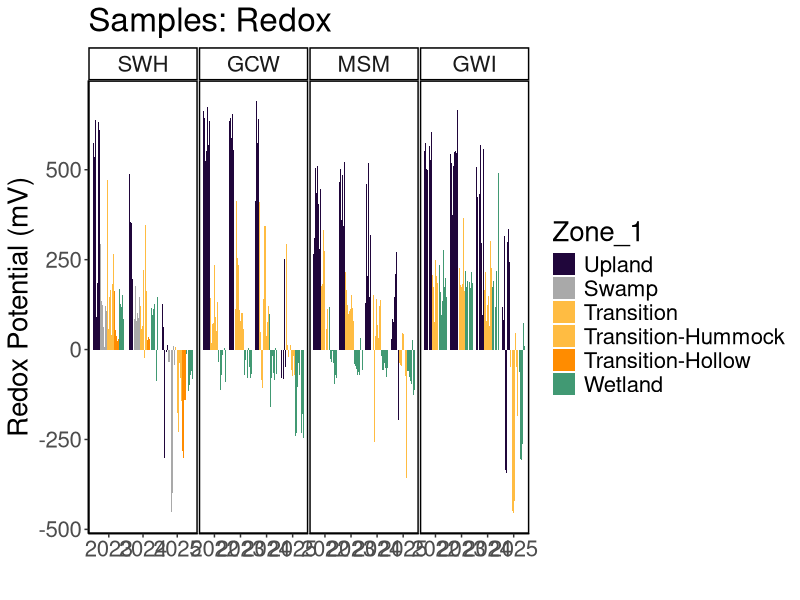
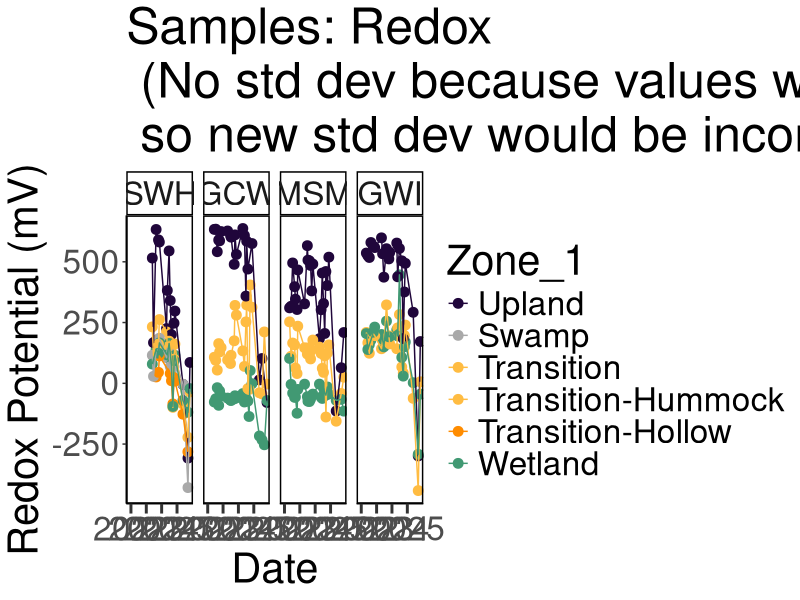
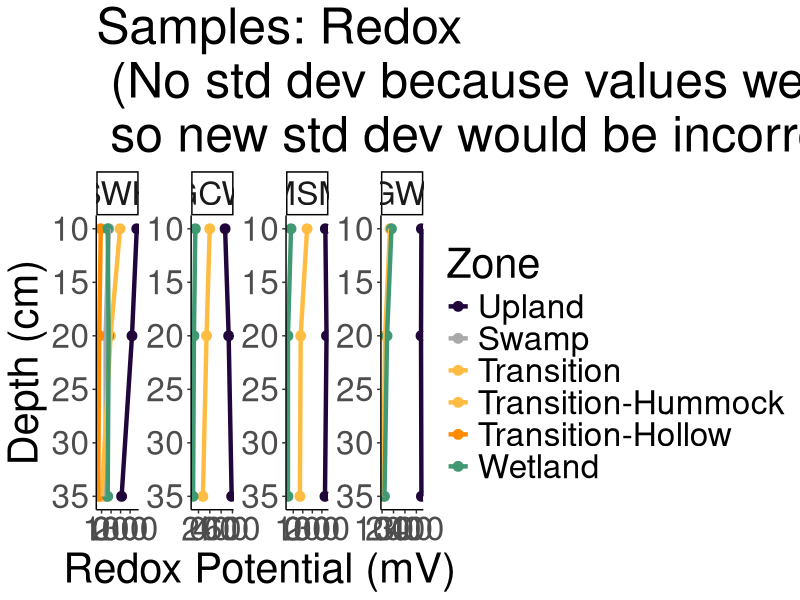
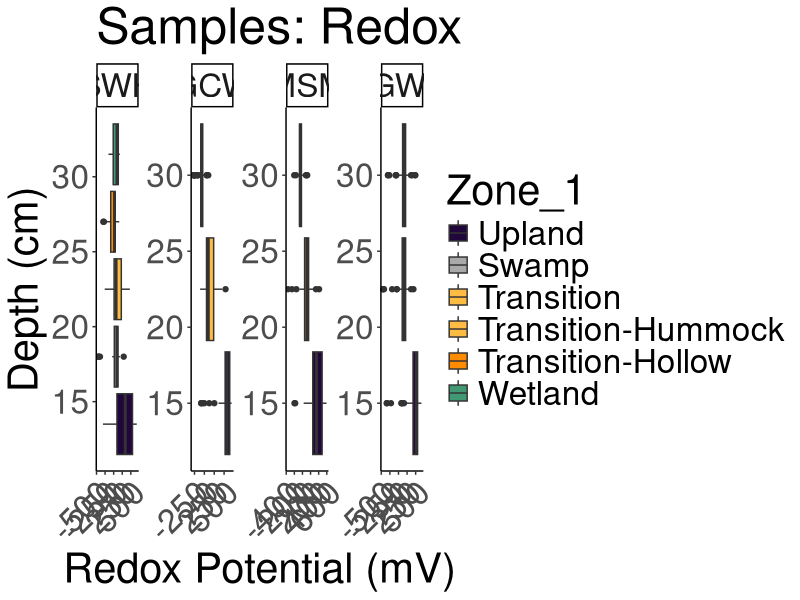
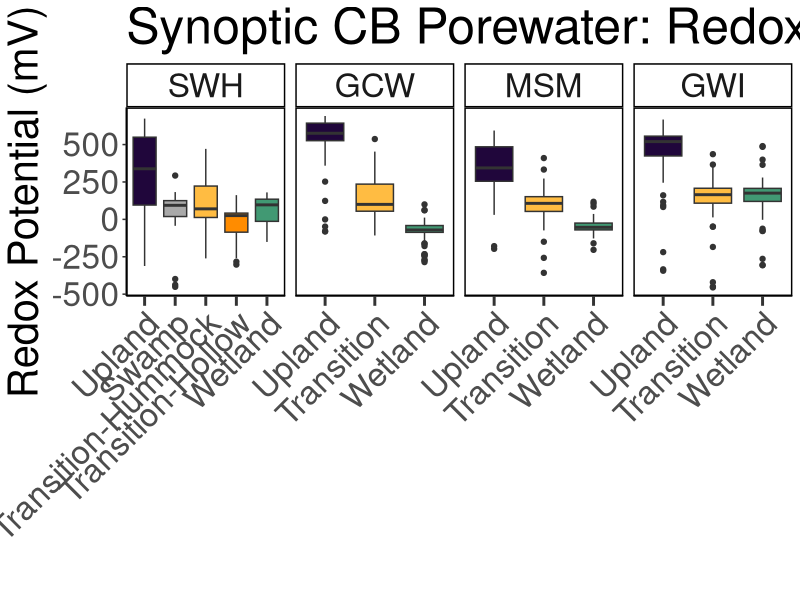
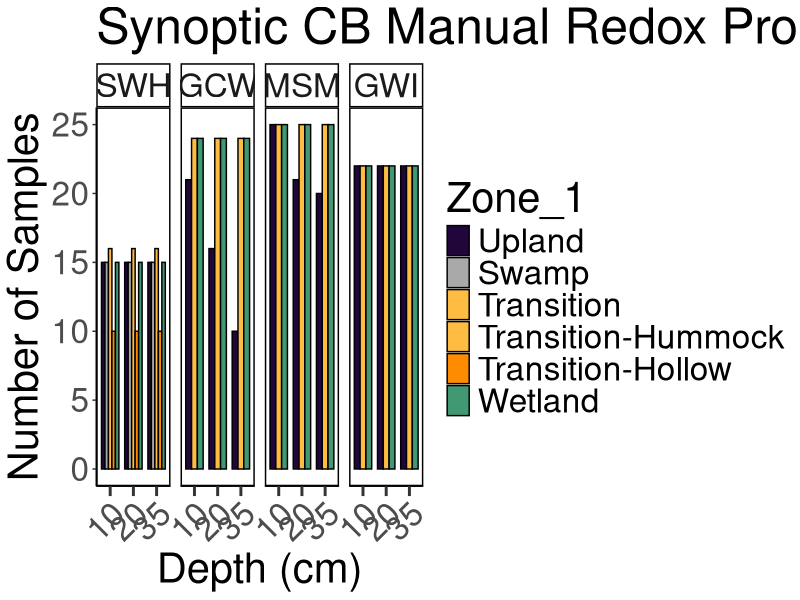
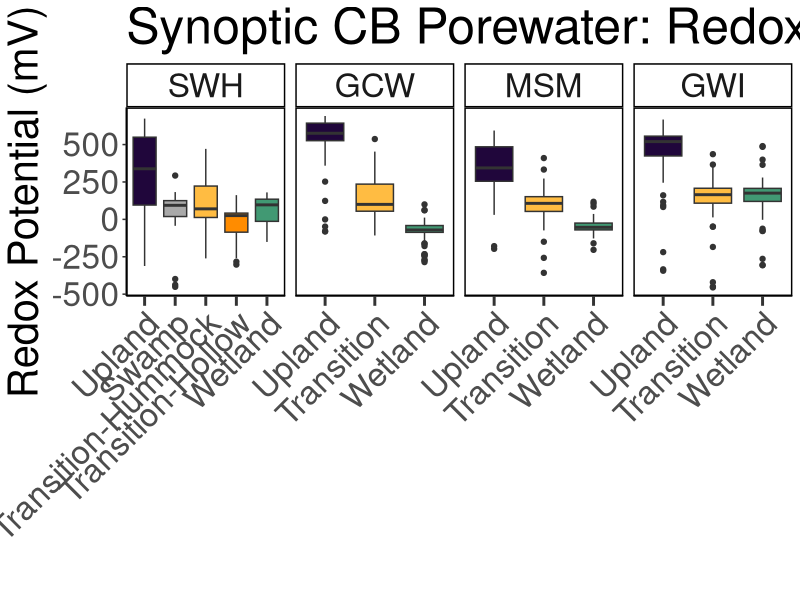

Recreate these plots in R, in order.
## ---- chunk 1
library(dplyr)
library(ggplot2)
library(ggpubr)
library(stringr)
library(readxl)
library(tidyr)
library(tibble)
library(openxlsx)
library(knitr)
## ---- chunk 2

#read in 2022 Dionex Data:
dat22 <- read.csv("2022/Processed Data/COMPASS_Synoptic_CB_Redox_2022_processed.csv")
# head(dat22)
colnames(dat22)

#read in 2023 Dionex Data:
dat23 <- read.csv("2023/Processed Data/COMPASS_Synoptic_CB_Redox_2023_processed.csv")
# head(dat23)
colnames(dat23)

#read in 2024 Dionex Data:
dat24 <- read.csv("2024/Processed Data/COMPASS_Synoptic_CB_Redox_2024_processed.csv")
# head(dat24)
colnames(dat24)

#read in 2025 Dionex Data:
dat25 <- read.csv("2025/Processed Data/COMPASS_Synoptic_CB_Redox_2025_processed.csv")
# head(dat25)
colnames(dat25)

all_dat <- bind_rows(dat22, dat23, dat24, dat25)

all_dat <- all_dat %>%
  mutate(Project = "COMPASS:Synoptic", 
         Region = "CB", 
         Zone_1 = Zone) %>%
  mutate(Zone = case_when(Zone_1 == "Upland" ~ "UP", 
                          Zone_1 == "Transition" ~ "TR", 
                          Zone_1 == "Wetland" ~ "WC", 
                          Zone_1 == "Swamp" ~ "SWAMP",
                          TRUE ~ Zone)) %>% 
  filter (!is.na(Avg_mV))  ##remove NA values from samples not taken

final_dat <- all_dat %>%
  select (-Zone_1)

##Set 4 decimal points max
final_dat <- final_dat %>%
  mutate(across(where(is.numeric), round, digits = 1)) ##This does make all salinities 0 when Cl_ppm is 0 instead of 0.000026

##Format data
final_dat1 <- final_dat %>% 
  mutate(Project = "COMPASS:Synoptic", 
         Region = "CB") %>% 
  rename(Day = Date) %>% 
  select(c("Project", "Region", "Year", "Month", "Day", "Time_24hr",  "Time_Zone", "Site", "Zone", "Topography", "Depth", "Avg_mV", "Std_dv", "Std_err", "Notes"))

## ---- chunk 3

#pull the column names from the all_dat dataframe and create a new dataframe with them
metadat <- data.frame(Column_Names = colnames(final_dat1))
metadat

colnames(final_dat)

metadat$Description <- ""
metadat$Units <- ""
metadat$Instrument_ifapplicable <- ""

#add information about each line:

metadat$Description <- c("Project name",
                         "Region samples originated from: CB = Chesapeake Bay",
                         "Year (YYYY) of sample collection",
                         "Month (MM) of sample collection",
                         "Day (DD) of sample collection",
                         "Time (HH:MM) of sample collection",
                         "Time Zone of sample collection",
                         "Name of sampling transect location (GCW, SWH, MSM, GWI), see dataset locations for coordinates",
                         "Zone within space-for-time transect (UP=Upland, SWAMP=Swamp, TR=Transition, WC=Wetland Control)",
                         "Topography (Hummock/Hollow) only for SWH transition zone; hummock is most comparable to the transition zones at other sites",
                         "Depth in centimeters at which measurement was made",
                         "Average of field replicate measurements at the same depth (n=6)", 
                         "Sample standard deviation calculated from field replicate measurements at the same depth (n=6) .", 
                         "Sample standard error calculated from field replicate measurements at the same depth (n=6) .", 
                         "Notes generated during field sample collection")

metadat$Units <-       c("NA",
                         "NA",
                         "NA",
                         "NA",
                         "NA",
                         "NA",
                         "NA",
                         "NA",
                         "NA",
                         "NA",
                         "cm",
                         "mV",
                         "mV",
                         "mV",
                         "NA")

metadat$Instrument_ifapplicable <-

                       c("NA",
                         "NA",
                         "NA",
                         "NA",
                         "NA",
                         "NA",
                         "NA",
                         "NA",
                         "NA",
                         "NA",
                         "NA",
                         "Redox Probe: SWAP Redox Probe, Reference Probe: Calomel Reference probe, Handheld Readout: Thermo Scientific Orion Star A221 pH Meter",
                         "NA",
                         "NA",
                         "NA")


## ---- chunk 4

#write out a csv of all the data to the main folder: 
write.csv(final_dat1, "COMPASS_SynopticCB_Redox_AllData.csv", row.names = FALSE)


#write out a csv of the metadata associated with the data:
write.csv(metadat, "COMPASS_SynopticCB_Redox_Metadata.csv")

## ---- chunk 5

data_plotting <- all_dat %>% 
  mutate(Zone_1 = case_when(Site == "SWH" & Zone_1 == "Transition" & Topography == "Hummock" ~ "Transition-Hummock",
                            Site == "SWH" & Zone_1 == "Transition" & Topography == "Hollow" ~ "Transition-Hollow",
                            TRUE ~ Zone_1))

#Order by Zone from Upland to Surface Water
data_plotting$Zone_1 = factor(data_plotting$Zone_1, levels = c("Upland",  "Swamp", "Transition", "Transition-Hummock", "Transition-Hollow", "Wetland"))
data_plotting <- data_plotting[order(data_plotting$Zone_1), ]

#Order by Site from SWH, GCW, MSM, GWI order, which is oligohaline to polyhaline
data_plotting$Site = factor(data_plotting$Site, levels = c("SWH", "GCW", "MSM", "GWI"))
data_plotting <- data_plotting[order(data_plotting$Site), ]

#Plot samples to get a first look at concentrations (sanity check)
#group the data for plotting
data_plotting_all <- data_plotting %>%
  group_by(Site, Zone_1) %>%
  mutate(row_num = factor(row_number())) %>%  # create row_num as factor per group
  ungroup()

# data_plotting_all$Date <- as.Date(paste(data_plotting_all$Year, data_plotting_all$Month, data_plotting_all$Day, sep = "-"))


#Plot data and change colors based on Zone:
viz_redox_plot <- ggplot(data_plotting_all, aes(x = as.character(Year), y = Avg_mV, fill = Zone_1)) +
  geom_bar(stat = "identity", position = position_dodge2(preserve = "total")) +
  facet_grid( ~ Site, scales="free") +
  scale_fill_manual(values = c(
    "Upland" = "#20063B",
    "Swamp" = "darkgrey",
    "Transition" = "#FFBC42",
    "Transition-Hollow" = "darkorange",
    "Transition-Hummock" = "#FFBC42",
    "Wetland" = "#419973")) +
  theme_classic() +
  labs(x = " ", y = "Redox Potential (mV)", title = "Samples: Redox") +
  theme(
    panel.spacing = unit(.05, "lines"), 
    panel.border = element_rect(color = "black", fill = NA, linewidth = 1)) + 
  theme(text = element_text(size = 20))

viz_redox_plot

## ---- chunk 6

##Make Date Column with just Year and Month for Sample ID
all_dat_dates <- data_plotting %>%
  mutate(Month_num = match(Month, month.name)) %>%
  mutate(
    YearMonth = if_else(
      Month_num < 10,
      # Modify the string:
      YearMonth <- paste(Year, Month_num, sep = "-0"), 
      YearMonth <- paste(Year, Month_num, sep = "-"), 
    )
  )

##Summarize SO4 and Cl by Date, Site, and Zone
Redox_avg <- all_dat_dates %>%
  group_by(Month, Year, Site, Zone_1) %>%
   dplyr::summarize(mean_mV = mean(Avg_mV, na.rm=TRUE), 
            YearMonth = first(YearMonth), 
            Date = first(Date))

# Concatenate with a day (e.g., "01" for the first day)
Redox_avg$Date <- paste(Redox_avg$YearMonth, Redox_avg$Date, sep = "-")

# Convert to Date object
Redox_avg$Date <- as.Date(Redox_avg$Date)

# Define the specific date breaks you want to display
specific_breaks <- as.Date(c("2022-01-01", "2023-01-01", "2024-01-01", "2025-01-01"))

viz_redox_plot_avgs <- ggplot(Redox_avg, aes(x = Date, y = mean_mV, color = Zone_1, group = Zone_1)) +
  geom_point(size = 3) + 
  # geom_errorbar(aes(ymin = mean_Cl - sd_Cl, ymax = mean_Cl + sd_Cl), width = 0.2) + 
  geom_line() + 
  facet_grid( ~ Site, scales="free_y") +
  scale_color_manual(values = c(
    "Upland" = "#20063B",
    "Swamp" = "darkgrey",
    "Transition" = "#FFBC42",
    "Transition-Hollow" = "darkorange",
    "Transition-Hummock" = "#FFBC42",
    "Wetland" = "#419973")) +
  theme_classic() +
  labs(x = "Date", y = "Redox Potential (mV)", title = "Samples: Redox\n (No std dev because values were averaged previously,\n so new std dev would be incorrect)") +
  theme(
    panel.spacing = unit(0.5, "lines"), 
    panel.border = element_rect(color = "black", fill = NA, linewidth = 1)) +
  # theme(axis.text.x = element_text(angle = 90, hjust = 0.5))+ 
  theme(text = element_text(size = 30))+
  scale_x_date(breaks = specific_breaks, date_labels = "%Y", expand = expansion(mult = c(0.18, 0.05)))+
  theme(axis.ticks.x = element_line(linewidth = 1))+
  theme(axis.ticks.length.x = unit(0.25, "cm"))

viz_redox_plot_avgs

## ---- chunk 7

##Remove SW and calculate average and sd for each depth
Redox_avg <- all_dat_dates %>%
  group_by(Site, Zone_1, Depth) %>%
   dplyr::summarize(mean_mV = mean(Avg_mV, na.rm=TRUE))

viz_redox_plot_depth <- ggplot(Redox_avg, aes(x = as.numeric(Depth), y = mean_mV, color = Zone_1, group = Zone_1)) +
  geom_point(size = 3) + 
  # Zone_geom_errorbar(aes(ymin = mean_Cl - sd_Cl, ymax = mean_Cl + sd_Cl), width = 0.5, size = 1) + 
  geom_line(size = 1.5) + 
  facet_wrap( ~ Site, scales="free", nrow = 1) + 
  scale_color_manual(values = c(
    "Upland" = "#20063B",
    "Swamp" = "darkgrey",
    "Transition" = "#FFBC42",
    "Transition-Hollow" = "darkorange",
    "Transition-Hummock" = "#FFBC42",
    "Wetland" = "#419973")) +
  theme_classic() +
  labs(x = "Depth (cm)", y = "Redox Potential (mV)", title = "Samples: Redox\n (No std dev because values were averaged previously,\n so new std dev would be incorrect)") +
  theme(text = element_text(size = 30))+
  coord_flip() + 
  scale_x_continuous(trans = "reverse") + 
  labs(color = "Zone") 

viz_redox_plot_depth

## ---- chunk 8

##Remove SW
data_plotting_depth <- data_plotting %>%
  mutate(Depth_cm = factor(Depth, levels = c("45", "20", "10")))


#Plot data and change colors based on Zone:
viz_redox_depth <-  ggplot(data_plotting_depth, aes(x = Depth, y = Avg_mV, fill = Zone_1)) +
  geom_boxplot() +
  facet_wrap( ~ Site, scales="free", nrow = 1) +
  scale_fill_manual(values = c(
    "Upland" = "#20063B",
    "Swamp" = "darkgrey",
    "Transition" = "#FFBC42",
    "Transition-Hollow" = "darkorange",
    "Transition-Hummock" = "#FFBC42",
    "Wetland" = "#419973")) +
  theme_classic() +
  labs(x = "Depth (cm)", y = "Redox Potential (mV)", title = "Samples: Redox") +
  # theme(
  #   panel.spacing = unit(.05, "lines"), 
  #   panel.border = element_rect(color = "black", fill = NA, linewidth = 1))+ 
  theme(text = element_text(size = 30))+
  theme(axis.text.x = element_text(angle = 45, vjust = 1, hjust = 1))+ 
  coord_flip() 

viz_redox_depth

## ---- chunk 9


##Summarize SO4 and Cl by Date, Site, and Zone
viz_redox_boxplot <- ggplot(all_dat_dates, aes(x = Zone_1, y = Avg_mV, fill = Zone_1, group = Zone_1)) +
  geom_boxplot() + 
  facet_grid( ~ Site, scales = "free_x") +
  scale_x_discrete(drop = TRUE) +
  scale_fill_manual(values = c(
    "Upland" = "#20063B",
    "Swamp" = "darkgrey",
    "Transition" = "#FFBC42",
    "Transition-Hollow" = "darkorange",
    "Transition-Hummock" = "#FFBC42",
    "Wetland" = "#419973")) +
  theme_classic() +
  labs(x = " ", y = "Redox Potential (mV)", title = "Synoptic CB Porewater: Redox Potential") +
  theme(
    panel.spacing = unit(0.5, "lines"), 
    panel.border = element_rect(color = "black", fill = NA, linewidth = 1)) +
  theme(axis.text.x = element_text(angle = 45, vjust = 1, hjust = 1))+ 
  theme(text = element_text(size = 30))+
  theme(axis.ticks.x = element_line(linewidth = 1))+
  theme(axis.ticks.length.x = unit(0.25, "cm"))+ 
  #scale_x_discrete(labels = c("Upland", "Swamp", "Transition", "Wetland", "Surface Water"))+ 
  theme(legend.position = "none")

viz_redox_boxplot

# Save as a PNG
png("COMPASS_SynopticCB_Redox_alldata.png", width = 2000, height = 1200, res = 100) 
print(viz_redox_boxplot)  # For ggplot objects, use print()
dev.off() 

## ---- chunk 10
# It would also be great to add to our collation codes a summary chunk that will calculate value ranges, means, and standard deviations (and errors) for each site, zone, depth for each year; also for each site zone, depth overall; and for each site and zone overall so that we have some easy access to metrics. Was just thinking this might be helpful today when re-collating the DIC data.

colnames(all_dat)

##Metrics for each site, zone, depth for each year
summary_by_year <- data_plotting %>%
  group_by(Year, Site, Zone_1, Depth) %>%
   reframe(
     min_mV = min(Avg_mV, na.rm=TRUE),
     max_mV = max(Avg_mV, na.rm=TRUE), 
     mean_mV = mean(Avg_mV, na.rm=TRUE)) %>%
  mutate(across(where(is.numeric), round, digits = 4)) 

##Metrics for each site, zone, depth for all years
summary_all_years <- data_plotting %>%
  group_by(Site, Zone_1, Depth) %>%
   reframe(
     min_mV = min(Avg_mV, na.rm=TRUE),
     max_mV = max(Avg_mV, na.rm=TRUE), 
     mean_mV = mean(Avg_mV, na.rm=TRUE)) %>%
  mutate(across(where(is.numeric), round, digits = 4)) 

##Metrics for each site and zone for all depths and years
summary_all_depths_years <- data_plotting %>%
  group_by(Site, Zone_1) %>%
   reframe(
     min_mV = min(Avg_mV, na.rm=TRUE),
     max_mV = max(Avg_mV, na.rm=TRUE), 
     mean_mV = mean(Avg_mV, na.rm=TRUE)) %>%
  mutate(across(where(is.numeric), round, digits = 4)) 

## ---- chunk 11
#  I am thinking it might be cool to add to our porewater collation files a table at the end that has total number of samples then also some info about # of samples per zone, site, depth etc.

##Metrics for each year
sample_numbers_years <- data_plotting %>%
  group_by(Year) %>%
   reframe(
     Number_of_samples = n())

##Metrics for each site, zone, depth for all years
sample_numbers <- data_plotting %>%
  group_by(Site, Zone_1, Depth) %>%
   reframe(
     Number_of_samples = n())
     

## ---- chunk 12

library(kableExtra)

kable(
  summary_all_depths_years[, c("Site", "Zone_1", "min_mV",	"max_mV", "mean_mV")],  
  format = "latex",
  booktabs = TRUE,
  caption = "Summary Statistics"
) %>%
  kable_styling(
    latex_options = c("hold_position", "striped", "scale_down"),
    font_size = 12
  ) %>%
  row_spec(0, bold = TRUE) %>%   # header
  column_spec(1, bold = TRUE)


## ---- chunk 13

kable(
  sample_numbers_years[, c("Year", "Number_of_samples")],  
  format = "latex",
  booktabs = TRUE,
  caption = paste0("Total Samples: ", nrow(all_dat))
) %>%
  kable_styling(
    latex_options = c("hold_position", "striped", "scale_down"),
    font_size = 12
  ) %>%
  row_spec(0, bold = TRUE) %>%   # header
  column_spec(1, bold = TRUE)

## ---- chunk 14

##Number of Samples Plots
sample_num_barplot <- ggplot(sample_numbers, aes(x = as.character(Depth), y = Number_of_samples, fill = Zone_1)) +
  geom_col(position = "dodge", color = "black", width = 0.75) + # 'color' adds a border to the bars
  facet_grid(~Site , scales = "free_x") +
  scale_x_discrete(drop = TRUE) +
  scale_fill_manual(values = c(
    "Upland" = "#20063B",
    "Swamp" = "darkgrey",
    "Transition" = "#FFBC42",
    "Transition-Hollow" = "darkorange",
    "Transition-Hummock" = "#FFBC42",
    "Wetland" = "#419973")) +
  theme_classic() +
  labs(x = "Depth (cm)", y = "Number of Samples", title = "Synoptic CB Manual Redox Probe Sample Numbers") +
  theme(
    panel.spacing = unit(0.5, "lines"),
    panel.border = element_rect(color = "black", fill = NA, linewidth = 1)) +
  theme(axis.text.x = element_text(angle = 45, vjust = 1, hjust = 1))+
  theme(text = element_text(size = 30))+
  theme(axis.ticks.x = element_line(linewidth = 1))+
  theme(axis.ticks.length.x = unit(0.25, "cm"))
  #scale_x_discrete(labels = c("Upland", "Swamp", "Transition", "Wetland", "Surface Water"))+
  # theme(legend.position = "none")

sample_num_barplot
## ---- chunk 15

#write out a csv of all the data to the main folder: 
write.csv(summary_by_year, "COMPASS_SynopticCB_Redox_Summarized_By_Year.csv")


#write out a csv of the metadata associated with the data: 
write.csv(summary_all_years, "COMPASS_SynopticCB_Redox_Summarized_Years_Combined.csv")


#write out a csv of the metadata associated with the data: 
write.csv(summary_all_depths_years, "COMPASS_SynopticCB_Redox_Summarized_Years_and_Depths_Combined.csv")
